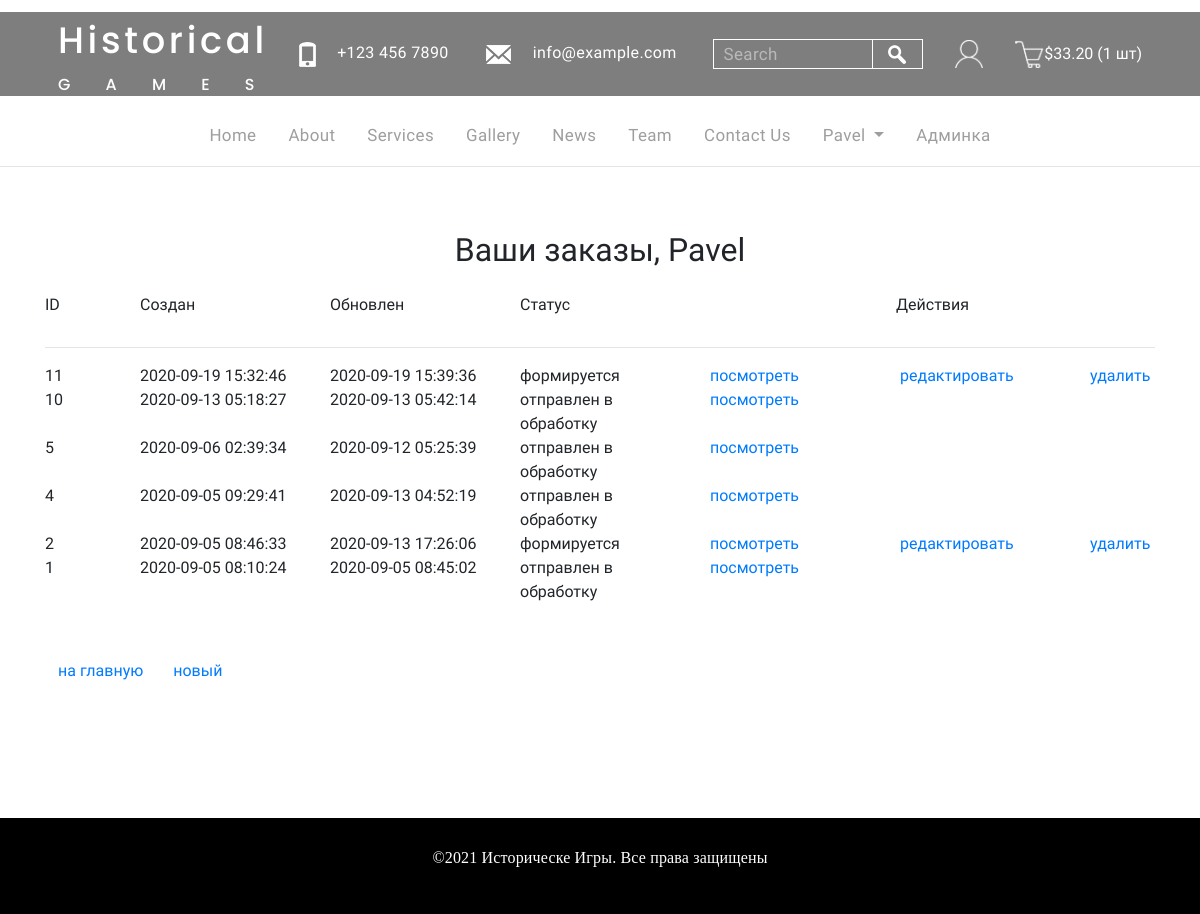
Screenshot of /order/ (signed in) with the database file from the repository.
### basketapp/models.py (models this page shows, shortened)
class Basket(models.Model):
	user = models.ForeignKey(settings.AUTH_USER_MODEL, on_delete = models.CASCADE, related_name = "basket")
	product = models.ForeignKey(Product, on_delete = models.CASCADE)
	quantity = models.PositiveIntegerField(verbose_name = "количество", default = 0)
	add_datetime = models.DateTimeField(verbose_name = "дата", auto_now_add = True)
	@property
	def product_cost(self):
		return self.product.get_price * self.quantity
	@property
	def total_quantity(self):
		items = Basket.objects.filter(user = self.user)
		return sum(list(map(lambda x: x.quantity, items)))
	@property
	def total_cost(self):
		items = Basket.objects.filter(user=self.user)
		return sum(list(map(lambda x: x.product_cost, items)))

### authapp/models.py (models this page shows, shortened)
class ShopUser(AbstractUser):
	avatar = models.ImageField(upload_to="users_avatars", blank=True)
	age = models.PositiveIntegerField(verbose_name = "возраст", default=18)
	activation_key = models.CharField(max_length=128, blank=True)
	activation_key_expires = models.DateTimeField(default=(datetime.now() + timedelta(hours=48)))

### mainapp/models.py (models this page shows, shortened)
class Product(models.Model):
    category = models.ForeignKey(ProductCategory, on_delete=models.CASCADE)
    name = models.CharField(verbose_name="название игры", max_length=128)
    image = models.ImageField(upload_to="products_images", blank=True)
    description = models.TextField(verbose_name="описание игры", blank=True)
    price = models.DecimalField(verbose_name="стоимость игры", max_digits=8, decimal_places=2,
                                default=0)
    quantity = models.IntegerField(verbose_name="количество на складе", default=0)
    is_active = models.BooleanField(verbose_name='активна', default=True)
    @property
    def get_price(self):
        if self.quantity >= 200:
            return self.disc_price
        else:
            return self.price

### ordersapp/models.py (models this page shows, shortened)
class Order(models.Model):
    FORMING = 'FM'
    SENT_TO_PROCEED = 'STP'
    PROCEEDED = 'PRD'
    PAID = 'PD'
    READY = 'RDY'
    CANCEL = 'CNC'
    ORDER_STATUS_CHOICES = (
        (FORMING, 'формируется'),
        (SENT_TO_PROCEED, 'отправлен в обработку'),
        (PAID, 'оплачен'),
        (PROCEEDED, 'обрабатывается'),
        (READY, 'готов к выдаче'),
        (CANCEL, 'отменен'),
    )
    user = models.ForeignKey(settings.AUTH_USER_MODEL, on_delete=models.CASCADE)
    created = models.DateTimeField(verbose_name='создан', auto_now_add=True)
    updated = models.DateTimeField(verbose_name='обновлен', auto_now=True)
    status = models.CharField(verbose_name='статус', max_length=3, choices=ORDER_STATUS_CHOICES, default=FORMING)
    is_active = models.BooleanField(verbose_name='активен', default=True)
    class Meta:
        ordering = ('-created',)
        verbose_name = 'заказ'
        verbose_name_plural = 'заказы'

### ordersapp/views.py (the view)
class OrderList(ListView):
    model = Order
    def get_queryset(self):
        return Order.objects.filter(user=self.request.user)

### mainapp/context_processors.py (called while the page is built)
def basket(request):
    basket = []
    if request.user.is_authenticated:
        basket = Basket.objects.filter(user=request.user)
    return {'basket': basket}

### ordersapp/templates/ordersapp/order_list.html
{% extends 'ordersapp/base.html' %}
{% load static %}
{% block content %}
<div class="container mt-5">
    <h2 class="text-center">Ваши заказы, {% if user.first_name %} {{ user.first_name|title}}
        {% else %} Пользователь {% endif %}
    </h2>
    <div class="row justify-content-center mt-4">
        <div class="col-md-1">ID</div>
        <div class="col-md-2">Создан</div>
        <div class="col-md-2">Обновлен</div>
        <div class="col-md-2">Статус</div>
        <div class="col-md-5 text-center">Действия</div>
    </div>
    <hr>
    <div class="row justify-content-center">
        {% for item in object_list %}
        {% if item.is_active %}
        <div class="col-md-1">{{ item.pk }}</div>
        <div class="col-md-2">{{ item.created|date:"Y-m-d H:i:s" }}</div>
        <div class="col-md-2">{{ item.updated|date:"Y-m-d H:i:s" }}</div>
        <div class="col-md-2">{{ item.get_status_display }}</div>
        <div class="col-md-2"><a href="{% url 'ordersapp:order_read' item.pk %}">посмотреть</a></div>
        <div class="col-md-2">{% if item.status == 'FM' %}
            <a href="{% url 'ordersapp:order_update' item.pk %}">редактировать</a>{% endif %}
        </div>
        <div class="col-md-1">{% if item.status == 'FM' %}
            <a href="{% url 'ordersapp:order_delete' item.pk %}">удалить</a>{% endif %}
        </div>
        {% endif %}
        {% endfor %}
    </div>
    <div class="row mt-5">
        <div class="col">
            <button class = "btn btn-default btn-round">
                <a href = "{% url 'main' %}">на главную</a>
            </button>
            <button class = "btn btn-default btn-round">
                <a href= "{% url 'ordersapp:order_create' %}">новый</a>
            </button>
        </div>
    </div>
</div>
{% endblock %}

### ordersapp/templates/ordersapp/base.html (shortened to what this page needs)
<!DOCTYPE html>
{% load static %}
<html>
<head>
	{% block links %}
	<link rel="stylesheet" type="text/css" href="{% static 'style/bootstrap.min.css' %}">
	<link rel="stylesheet" type="text/css" href="{% static 'style/style.css'%}">
	{% endblock %}
</head>
<body>
{% block header %}<div class="header-cont">{% endblock header %}
	<div class="top_tab">
		<div class="logo">
			<a href="{% url 'main' %}">
				<p class="logo_first">Historical</p>
				<p class="logo_second">GAMES</p>
			</a>
		</div>
		<div class="tel">
			<a href="#"><img src="{% static 'img/tel.png' %}" alt="tel"></a>
			<span class="text_tel">+123 456 7890</span>
			<a href="#"><img src="{% static 'img/email.png' %}" alt="email"></a>
			<span class="text_email">info@example.com</span>
		</div>
		<div class="search">
			<input type="text" placeholder="Search">
			<div><a href="#"><img src="{% static 'img/search.png' %}" alt="search"></a></div>
		</div>
		{% if user.is_authenticated %}
		<a class= "login_icon" href="{% url 'auth:edit' %}" title= " {{ user.first_name|default:'Пользователь' }} "></a>
		{% else %}
		<a class= "login_icon" href="{% url 'auth:login' %}" title= "Вход/регистрация"></a>
		{% endif %}
		<a class= "basket" href="{% url 'basket:view' %}" title="
			{% if basket %}
				В козине {{ basket.0.total_quantity }} товаров на сумму ${{ basket.0.total_cost }}
			{% endif %}">
		</a>
		<span>
			{% if basket %}
				${{ basket.0.total_cost }} ({{ basket.0.total_quantity }} шт)
			{% endif %}
		</span>
	</div>
	<div class="menu">
	{% include 'mainapp/include/inc_menu_gray.html' %}
	<hr class="gray">
</div>
</div>
{% block content %}
{% endblock %}
<div class="footer">
	<p>&copy;{% now "Y" %} Историческе Игры. Все права защищены</p>
</div>
</body>
</html>

### mainapp/templates/mainapp/include/inc_menu_gray.html (shortened to what this page needs)
<ul class="gray">
	<li><a href="{% url 'main' %}">Home</a></li>
	<li><a href="{% url 'about' %}" class="{% if request.resolver_match.url_name == 'about' %}gray-selected{% endif %}">About</a></li>
	<li><a href="{% url 'services' %}"
		   class="{% if request.resolver_match.url_name == 'services' %}gray-selected{% endif %}">Services</a></li>
	<li><a href="{% url 'catalog' %}" class="{% if request.resolver_match.url_name == 'catalog' %}gray-selected{% endif %}">Gallery</a></li>
	<li><a href="{% url 'news' %}" class="{% if request.resolver_match.url_name == 'news' %}gray-selected{% endif %}">News</a></li>
	<li><a href="{% url 'team' %}" class="{% if request.resolver_match.url_name == 'team' %}gray-selected{% endif %}">Team</a></li>
	<li><a href="{% url 'contacts' %}" class="{% if request.resolver_match.url_name == 'contacts' %}gray-selected{% endif %}">Contact Us</a></li>
	{% if user.is_authenticated %}
	<li>
		<div class="dropdown">
			<a class="dropdown-toggle" href="" data-toggle="dropdown">
				{{ user.first_name|default:'Пользователь' }}
			</a>
		</div>
	</li>
	{% endif %}
	{% if user.is_superuser %}
	<li>
		<a href="{% url 'admin:users' %}">Админка</a>
	</li>
	{% endif %}
</ul>

### static/style/style.css (style rules this page uses)
* { margin: 0; padding: 0; }
html, body { height: 100%; }
body { font-family: 'Roboto Condensed', sans-serif; display: flex; flex-direction: column; }
.container { flex: 1 0 auto; }
.logo { max-width: 172px; height: 48px; }
.logo a { text-decoration: none; }
.logo_first { max-width: 169px; height: 29px; color: #ffffff; font-family: Poppins; font-size: 2.3rem; font-weight: 500; line-height: 1.3rem; letter-spacing: 0.1em; }
.logo_second { width: 171px; height: 12px; color: #ffffff; font-family: Poppins; font-size: 1.0rem; font-weight: 500; line-height: 1.3rem; letter-spacing: 2.2em; }
.tel { padding-left: 5.8%; }
.text_tel { width: 110px; height: 12px; color: #ffffff; font-size: 1.0rem; font-weight: 400; line-height: 1.3rem; letter-spacing: 0.35px; margin-left: 1.1rem; margin-right: 2.1rem; }
.text_email { color: #ffffff; font-size: 1.0rem; font-weight: 400; line-height: 1.3rem; letter-spacing: 0.36px; margin-left: 1.1rem; }
.search { height: 30px; border: 1px solid #ffffff; margin-left: 3%; display: flex; }
.search input { max-width: 158px; text-align: left; font-size: 1.06rem; font-family: 'Roboto Condensed', sans-serif; color: #ffffff; font-weight: 400; line-height: 1.3rem; letter-spacing: 0.36px; padding-left: 10px; background: transparent; border: none; }
.search div { width: 50px; display: flex; display: -webkit-flex; justify-content: center; -webkit-justify-content: center; align-items: center; -webkit-align-items: center; border-left: 1px solid #ffffff; }
.top_tab { width: 100%; height: 84px; background: #000000; opacity: 0.5; position: relative; top: 12px; display: flex; justify-content: center; align-items: center; }
.top_tab span { color: #fff; }
.menu ul { text-align: center; margin: 0 auto; position: relative; top: 12px; }
.menu li { display: inline-block; margin-top: 28px; padding: 0 14px; }
.menu a { color: #000000; font-family: "Roboto Condensed"; font-size: 1.06rem; font-weight: 400; line-height: 1.3rem; letter-spacing: 0.36px; text-decoration: none; }
.gray a { color: #9e9e9e; font-family: "Roboto Condensed"; font-size: 1.06rem; font-weight: 400; line-height: 1.3rem; letter-spacing: 0.36px; text-decoration: none; }
hr { color: #ffffff; margin-top: 30px; }
.gray { color: #000000; margin-top: 30px; }
.footer { margin-top: 8rem; width: 100%; min-height: 6rem; background-color: #000000; display: flex; align-items: center; justify-content: center; }
.footer p { color: #ffffff; font-family: "Arial Narrow"; font-size: 1rem; font-weight: 400; line-height: 1.37rem; letter-spacing: 0.16px; }
.basket { width: 1.8rem; height: 1.8rem; margin-left: 2rem; background-image: url(/static/img/cart.png); background-size: cover; }
.login_icon { width: 1.8rem; height: 1.8rem; margin-left: 2rem; background-image: url(/static/img/login.png); background-size: cover; }

### rows the page displays
Basket: user+product+quantity "33.20", user+quantity "1"
ShopUser: first_name "Pavel"
Order: pk "11", created "2020-09-19 15:32:46", updated "2020-09-19 15:39:36", status "формируется", shows "редактировать", shows "удалить"
Order: pk "10", created "2020-09-13 05:18:27", updated "2020-09-13 05:42:14", status "отправлен в обработку"
Order: pk "5", created "2020-09-06 02:39:34", updated "2020-09-12 05:25:39", status "отправлен в обработку"
Order: pk "4", created "2020-09-05 09:29:41", updated "2020-09-13 04:52:19", status "отправлен в обработку"
Order: pk "2", created "2020-09-05 08:46:33", updated "2020-09-13 17:26:06", status "формируется", shows "редактировать", shows "удалить"
Order: pk "1", created "2020-09-05 08:10:24", updated "2020-09-05 08:45:02", status "отправлен в обработку"
